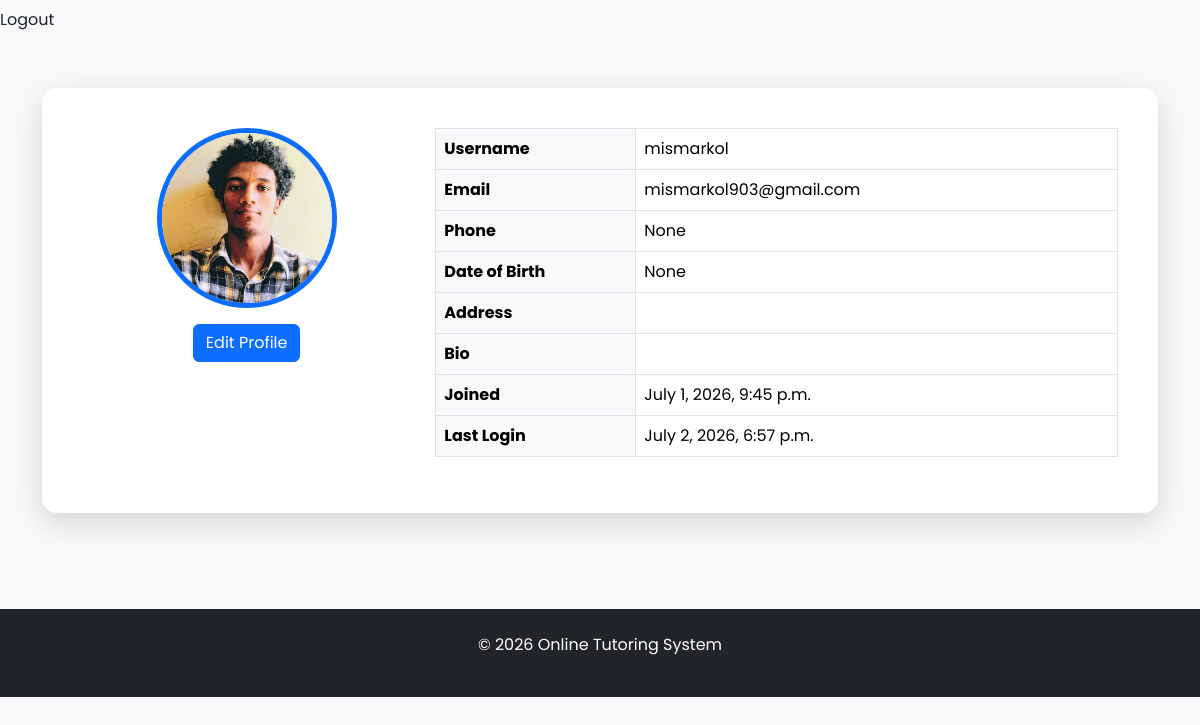
The page /accounts/profile/ (signed in) on the database as committed earlier.
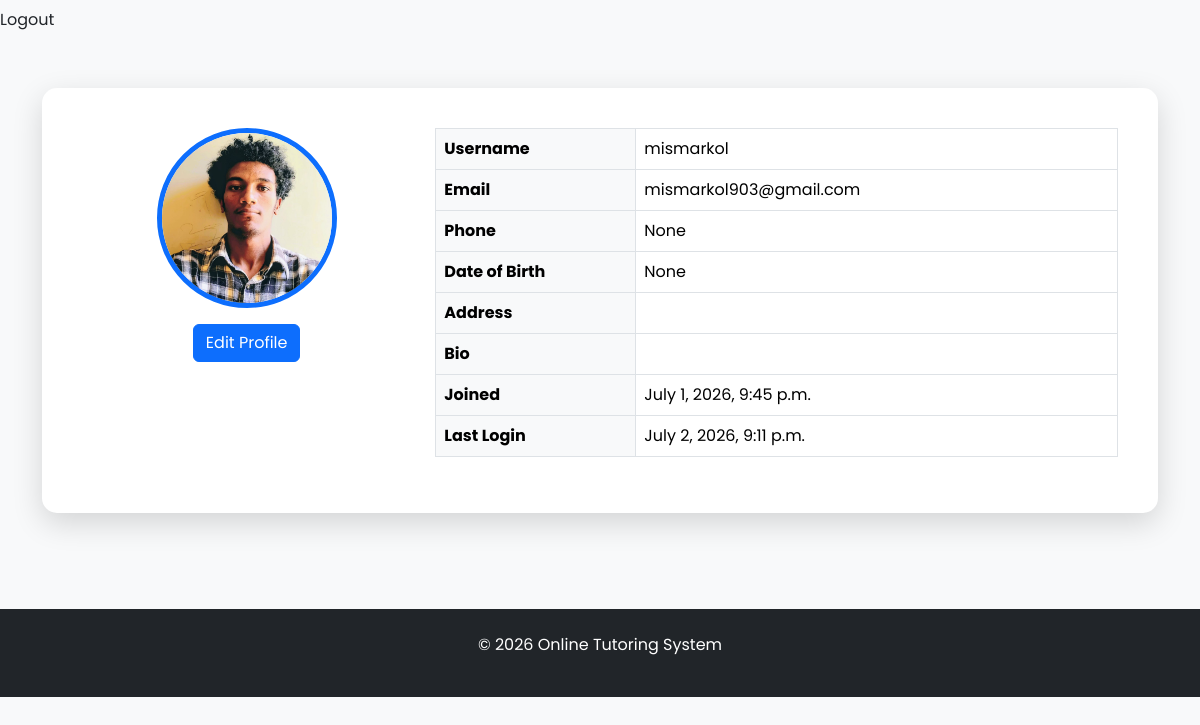
The same page on the database as committed later.
### apps/accounts/models.py (models this page shows, shortened)
class User(AbstractUser):
    ROLE_CHOICES = (
        ('admin', 'Admin'),
        ('teacher', 'Teacher'),
        ('student', 'Student'),
        ('parent', 'Parent'),
    )
    role = models.CharField(
        max_length=20,
        choices=ROLE_CHOICES,
        default='student'
    )
    phone = models.CharField(
        max_length=15,
        blank=True,
        null=True
    )
    profile_picture = models.ImageField(
        upload_to='profiles/',
        blank=True,
        null=True
    )
    bio = models.TextField(
        blank=True,
        null=True
    )
    date_of_birth = models.DateField(
        blank=True,
        null=True
    )
    address = models.TextField(
        blank=True,
        null=True
    )

### apps/accounts/views.py (the view)
# urls.py: path("profile/", views.profile_view, name="profile"),
@login_required
def profile_view(request):
    return render(
        request,
        "accounts/profile.html",
        {
            "user": request.user
        }
    )

### apps/accounts/templates/accounts/profile.html (shortened to what this page needs)
{% extends "base.html" %}
{% load static %}
{% block content %}
<link rel="stylesheet" href="{% static 'accounts/css/accounts.css' %}">
<div class="container py-5">
<div class="profile-card">
<div class="row">
<div class="col-md-4 text-center">
{% if user.profile_picture %}
<img src="{{ user.profile_picture.url }}" class="profile-image">
{% else %}
<img src="{% static 'images/default-user.png' %}" class="profile-image">
{% endif %}
<a href="{% url 'accounts:edit_profile' %}" class="btn btn-primary">
Edit Profile
</a>
</div>
<div class="col-md-8">
<table class="table table-bordered">
<tr>
<th>Username</th>
<td>{{ user.username }}</td>
</tr>
<tr>
<th>Email</th>
<td>{{ user.email }}</td>
</tr>
<tr>
<th>Phone</th>
<td>{{ user.phone }}</td>
</tr>
<tr>
<th>Date of Birth</th>
<td>{{ user.date_of_birth }}</td>
</tr>
<tr>
<th>Address</th>
<td>{{ user.address }}</td>
</tr>
<tr>
<th>Bio</th>
<td>{{ user.bio }}</td>
</tr>
<tr>
<th>Joined</th>
<td>{{ user.date_joined }}</td>
</tr>
<tr>
<th>Last Login</th>
<td>{{ user.last_login }}</td>
</tr>
</table>
</div>
</div>
</div>
</div>
{% endblock %}

Rows that differ between the two databases and show on the page:
changed User "mismarkol": last_login "July 2, 2026, 6:57 p.m." → "July 2, 2026, 9:11 p.m."
